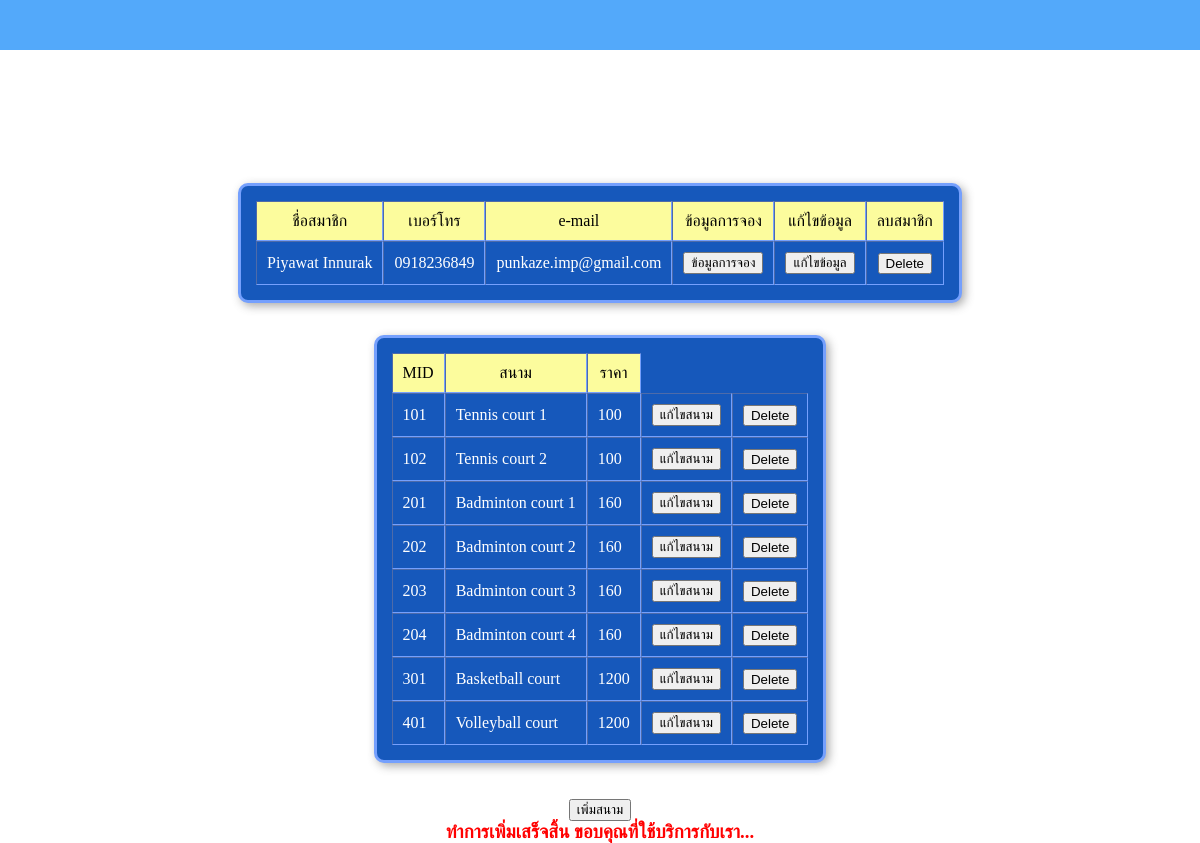
Page /part-admin/admin-finsertfeild.php on the earlier database version.
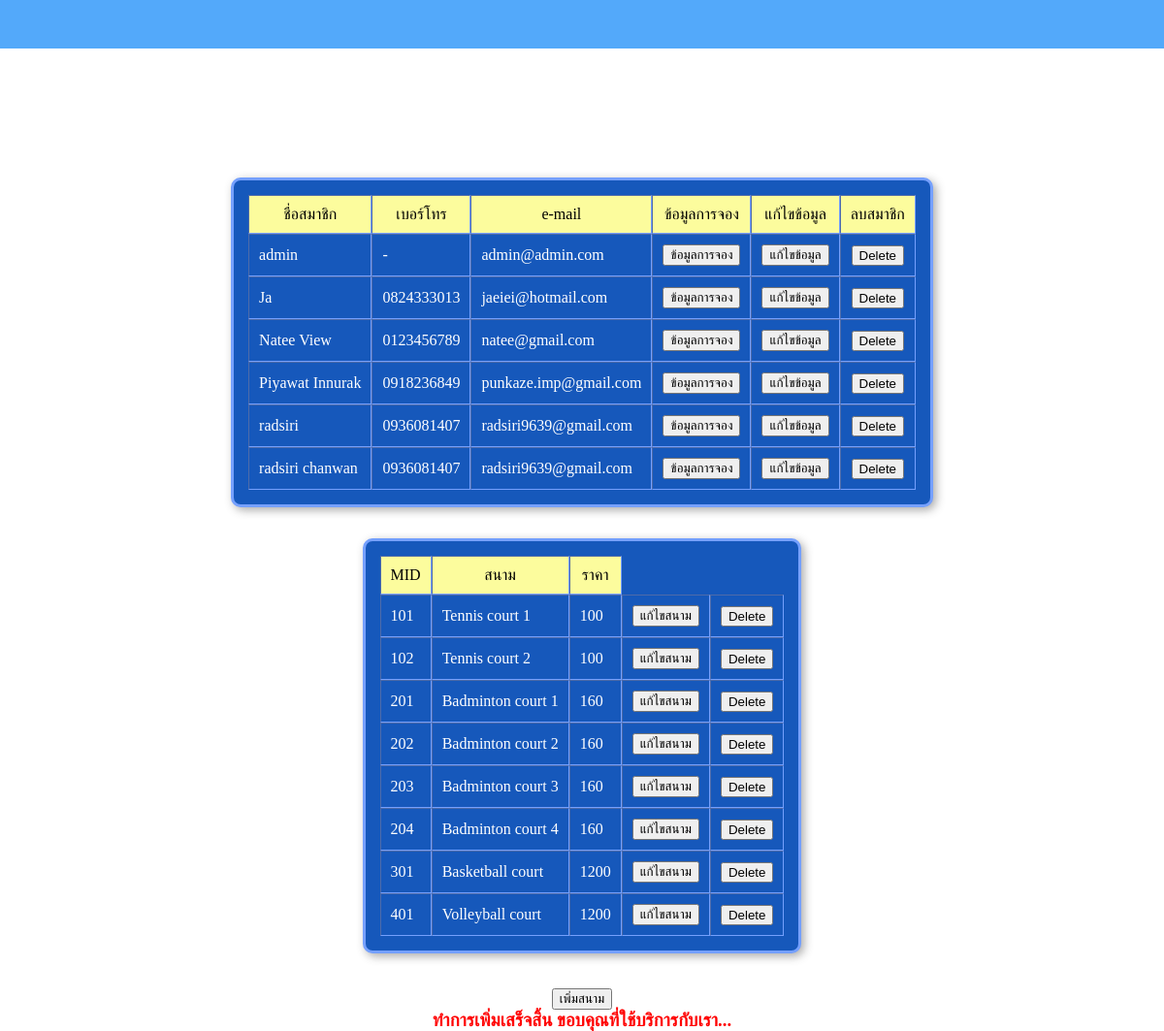
Same page on the later database version.
### tables this page shows
CREATE TABLE `member` (
  `MID` int(11) NOT NULL,
  `Mname` text NOT NULL,
  `Mtel` text NOT NULL,
  `Mmail` text NOT NULL,
  `Mpasswd` text NOT NULL,
  `Mstatus` text NOT NULL
);

CREATE TABLE `feild` (
  `FID` int(11) NOT NULL,
  `Fname` text NOT NULL,
  `Fprice` int(11) NOT NULL
);

### part-admin/admin.php (the view, shortened to what this page needs)
<!DOCTYPE html>
<html lang="en">
<head>
    <link rel="stylesheet" href="../others/style.css">
</head>
<body>
<?php include "../header.php"; ?>
    <?php
        $connect = mysqli_connect("localhost","root","","sport");
        $sql = 'select * from member ORDER BY Mname ASC';
        $result = mysqli_query($connect,$sql);
        $numrows = mysqli_num_rows($result);
        if (!$result) {
            echo mysqli_error().'<br>';
            die('Can not access database!');
        } else {
            if ($numrows > 0) {
                echo '<h1>Admin Page</h1>';
                echo '<table border="1" cellpading="0" cellspacing="0"><tr id="tHead">';
                echo '<td>ชื่อสมาชิก</td>';
                echo '<td>เบอร์โทร</td>';
                echo '<td>e-mail</td>';
                echo '<td>ข้อมูลการจอง</td>';
                echo '<td>แก้ไขข้อมูล</td>';
                echo '<td>ลบสมาชิก</td>';
                echo '</tr>';
                    while ($row = mysqli_fetch_array($result)) {
                        echo '<tr>';
                        echo '<td>'.$row['Mname'].'</td>';
                        echo '<td>'.$row['Mtel'].'</td>';
                        echo '<td>'.$row['Mmail'].'</td>';
                        echo '<td align="center">
                                <form name="bDetail'.$row['MID'].'" method="post" action="admin-bookingdetail.php">
                                    <input type="submit" value="ข้อมูลการจอง">
                                    <input type="hidden" name="mID" value="'.$row['MID'].'">
                                    <input type="hidden" name="Mname" value="'.$row['Mname'].'">
                                </form>
                            </td>';
                        echo '<td align="center">
                                <form name="mUpdate'.$row['MID'].'" method="post" action="admin-updateMember.php">
                                    <input type="submit" value="แก้ไขข้อมูล">
                                    <input type="hidden" name="mID" value="'.$row['MID'].'">
                                    <input type="hidden" name="Mname" value="'.$row['Mname'].'">
                                </form>
                            </td>';
                        echo '<td align="center">
                                <form name="mDelete'.$row['MID'].'" method="post" action="admin-deleteMember.php">
                                    <input type="submit" value="Delete">
                                    <input type="hidden" name="mID" value="'.$row['MID'].'">
                                </form>
                            </td>';
                        echo '</tr>';
                    }
                echo '</table>';
            } else {
                echo '<table><tr><td>คุณไม่เคยมีประวัติการจอง</td></tr></table>';
            }
        }
    ?>
<?php
        $connect = mysqli_connect("localhost","root","","sport");
        $sql = 'select * from feild';
        $result = mysqli_query($connect,$sql);
        $numrows = mysqli_num_rows($result);
        if (!$result) {
            echo mysqli_error().'<br>';
            die('Can not access database!');
        } else {
            if ($numrows > 0) {
                echo '<table border="1" cellpading="0" cellspacing="0"><tr id="tHead">';
                echo '<td>MID</td>';
                echo '<td>สนาม</td>';
                echo '<td>ราคา</td>';
                echo '</tr>';
                    while ($row = mysqli_fetch_array($result)) {
                        echo '<tr>';
                        echo '<td>'.$row['FID'].'</td>';
                        echo '<td>'.$row['Fname'].'</td>';
                        echo '<td>'.$row['Fprice'].'</td>';
                        echo '<td align="center">
                                <form name="mUpdate'.$row['FID'].'" method="post" action="admin-updatefeild.php">
                                    <input type="submit" value="แก้ไขสนาม">
                                    <input type="hidden" name="fID" value="'.$row['FID'].'">
                                    <input type="hidden" name="fname" value="'.$row['Fname'].'">
                                </form>
                            </td>';
                        echo '<td align="center">
                                <form name="mDelete'.$row['FID'].'" method="post" action="admin-deleteMember.php">
                                    <input type="submit" value="Delete">
                                    <input type="hidden" name="fID" value="'.$row['FID'].'">
                                </form>
                            </td>';
                        echo '</tr>';
                    }
                echo '</table>';
            } else {
                echo '<table><tr><td>คุณไม่เคยมีประวัติการจอง</td></tr></table>';
            }
            echo '<br><br>';
            echo '<div align="center">';
            echo '<form name="bDetail'.$row['FID'].'" method="post" action="admin-insertfeild.php">
                <input type="submit" value="เพิ่มสนาม">
                <input type="hidden" name="fID" value="'.$row['FID'].'">
                <input type="hidden" name="fname" value="'.$row['Fname'].'">
            </form>';
            echo '</div>';
        }
    ?>
</body>
</html>

### part-admin/admin-finsertfeild.php
<?php
    $connect = mysqli_connect("localhost","root","","sport");
    $sql = 'INSERT INTO feild (FID, Fname, Fprice) VALUES ('.$_POST['mid1'].', "'.$_POST['feild1'].'", "'.$_POST['price1'].'")';
    $result = mysqli_query($connect,$sql);
    if (!$result) {
        echo mysqli_error();
    } else {
        include "admin.php";
        echo '<h3 id="warning">ทำการเพิ่มเสร็จสิ้น ขอบคุณที่ใช้บริการกับเรา...</h3>';
    }
?>

### header.php (shortened to what this page needs)
<div id="header">
    <div id="menu">
    </div>
</div>

### others/style.css (style rules this page uses)
body { background-image: url("image/tennis-bg.jpeg"); background-size: 100%; margin: 0; padding: 0; }
table { margin: auto; margin-top: 2rem; padding: 15px; border-style: solid; border-width: medium; border-color: rgb(117, 160, 253); background-color: rgb(22, 88, 187); box-shadow: 3px 3px 10px #49494977; border-radius: 10px; color: white; }
td { padding: 10px; }
h1 { color: white; margin-top: 4rem; text-align: center; }
#warning { color: red; text-align: center; margin: auto; }
#tHead { background-color: rgb(252, 252, 157); color: black; text-align: center; }
#header { height: 50px; background-color: rgb(83, 169, 250); margin: 0; padding: 0; }
#menu { float: right; width: 300px; padding: 15px; }

Differences in the rows shown:
added member: Mname "admin", Mtel "-", Mmail "admin@admin.com"
added member: Mname "Ja", Mtel "0824333013", Mmail "jaeiei@hotmail.com"
added member: Mname "Natee View", Mtel "0123456789", Mmail "natee@gmail.com"
added member: Mname "radsiri", Mtel "0936081407", Mmail "radsiri9639@gmail.com"
added member: Mname "radsiri chanwan", Mtel "0936081407", Mmail "radsiri9639@gmail.com"
